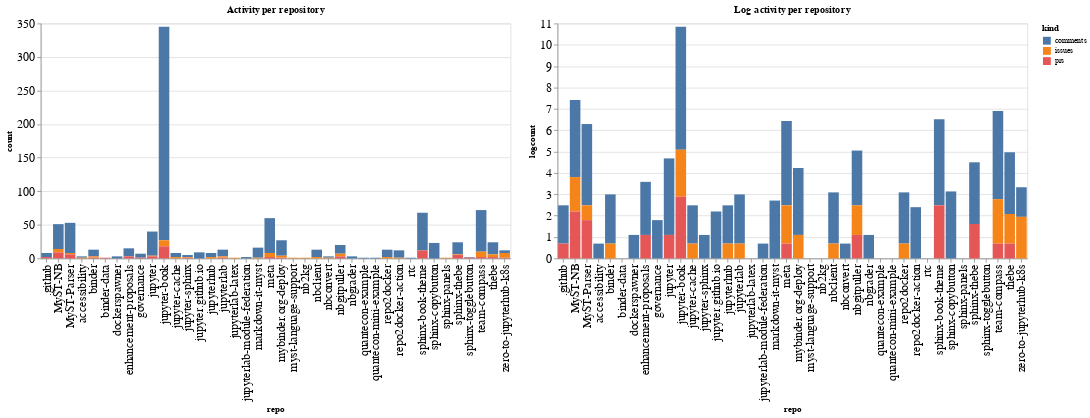

Source (notebook cell):
### Code cell
ch1 = alt.Chart(repo_summaries, width=600, title="Activity per repository").mark_bar().encode(
    x='repo',
    y='count',
    color='kind',
    tooltip="kind"
)

ch2 = alt.Chart(repo_summaries, width=600, title="Log activity per repository").mark_bar().encode(
    x='repo',
    y='logcount',
    color='kind',
    tooltip="kind"
)

ch1 | ch2

### Figure 1 — Vega-Lite specification as saved in the notebook (floating-point values rounded to 4 significant figures)
{"config": {"axisLeft": {"labelFontSize": 15}, "axisBottom": {"labelFontSize": 15}}, "hconcat": [{"mark": "bar", "encoding": {"color": {"type": "nominal", "field": "kind"}, "tooltip": {"type": "nominal", "field": "kind"}, "x": {"type": "nominal", "field": "repo"}, "y": {"type": "quantitative", "field": "count"}}, "title": "Activity per repository", "width": 600}, {"mark": "bar", "encoding": {"color": {"type": "nominal", "field": "kind"}, "tooltip": {"type": "nominal", "field": "kind"}, "x": {"type": "nominal", "field": "repo"}, "y": {"type": "quantitative", "field": "logcount"}}, "title": "Log activity per repository", "width": 600}], "data": {"name": "data-6b5dc52bcd5250ea3b535d71671b96e2"}, "$schema": "https://vega.github.io/schema/vega-lite/v4.8.1.json", "datasets": {"data-6b5dc52bcd5250ea3b535d71671b96e2": [{"repo": ".github", "kind": "comments", "count": 6, "logcount": 1.792}, {"repo": ".github", "kind": "prs", "count": 2, "logcount": 0.6931}, {"repo": "MyST-NB", "kind": "comments", "count": 37, "logcount": 3.611}, {"repo": "MyST-NB", "kind": "issues", "count": 5, "logcount": 1.609}, {"repo": "MyST-NB", "kind": "prs", "count": 9, "logcount": 2.197}, {"repo": "MyST-Parser", "kind": "comments", "count": 45, "logcount": 3.807}, {"repo": "MyST-Parser", "kind": "issues", "count": 2, "logcount": 0.6931}, {"repo": "MyST-Parser", "kind": "prs", "count": 6, "logcount": 1.792}, {"repo": "accessibility", "kind": "comments", "count": 2, "logcount": 0.6931}, {"repo": "accessibility", "kind": "issues", "count": 1, "logcount": 0.0}, {"repo": "binder", "kind": "comments", "count": 10, "logcount": 2.303}, {"repo": "binder", "kind": "issues", "count": 2, "logcount": 0.6931}, {"repo": "binder", "kind": "prs", "count": 1, "logcount": 0.0}, {"repo": "binder-data", "kind": "prs", "count": 1, "logcount": 0.0}, {"repo": "dockerspawner", "kind": "comments", "count": 3, "logcount": 1.099}, {"repo": "enhancement-proposals", "kind": "comments", "count": 12, "logcount": 2.485}, {"repo": "enhancement-proposals", "kind": "prs", "count": 3, "logcount": 1.099}, {"repo": "governance", "kind": "comments", "count": 6, "logcount": 1.792}, {"repo": "governance", "kind": "prs", "count": 1, "logcount": 0.0}, {"repo": "jupyter", "kind": "comments", "count": 36, "logcount": 3.584}, {"repo": "jupyter", "kind": "issues", "count": 1, "logcount": 0.0}, {"repo": "jupyter", "kind": "prs", "count": 3, "logcount": 1.099}, {"repo": "jupyter-book", "kind": "comments", "count": 318, "logcount": 5.762}, {"repo": "jupyter-book", "kind": "issues", "count": 9, "logcount": 2.197}, {"repo": "jupyter-book", "kind": "prs", "count": 18, "logcount": 2.89}, {"repo": "jupyter-cache", "kind": "comments", "count": 6, "logcount": 1.792}, {"repo": "jupyter-cache", "kind": "issues", "count": 2, "logcount": 0.6931}, {"repo": "jupyter-sphinx", "kind": "comments", "count": 3, "logcount": 1.099}, {"repo": "jupyter-sphinx", "kind": "issues", "count": 1, "logcount": 0.0}, {"repo": "jupyter-sphinx", "kind": "prs", "count": 1, "logcount": 0.0}, {"repo": "jupyter.github.io", "kind": "comments", "count": 9, "logcount": 2.197}, {"repo": "jupyterhub", "kind": "comments", "count": 6, "logcount": 1.792}, {"repo": "jupyterhub", "kind": "issues", "count": 2, "logcount": 0.6931}, {"repo": "jupyterlab", "kind": "comments", "count": 10, "logcount": 2.303}, {"repo": "jupyterlab", "kind": "issues", "count": 2, "logcount": 0.6931}, {"repo": "jupyterlab", "kind": "prs", "count": 1, "logcount": 0.0}, {"repo": "jupyterlab-latex", "kind": "issues", "count": 1, "logcount": 0.0}, {"repo": "jupyterlab-module-federation", "kind": "comments", "count": 2, "logcount": 0.6931}, {"repo": "markdown-it-myst", "kind": "comments", "count": 15, "logcount": 2.708}, {"repo": "markdown-it-myst", "kind": "issues", "count": 1, "logcount": 0.0}, {"repo": "meta", "kind": "comments", "count": 52, "logcount": 3.951}, {"repo": "meta", "kind": "issues", "count": 6, "logcount": 1.792}, {"repo": "meta", "kind": "prs", "count": 2, "logcount": 0.6931}, {"repo": "mybinder.org-deploy", "kind": "comments", "count": 23, "logcount": 3.135}, {"repo": "mybinder.org-deploy", "kind": "issues", "count": 3, "logcount": 1.099}, {"repo": "mybinder.org-deploy", "kind": "prs", "count": 1, "logcount": 0.0}, {"repo": "myst-language-support", "kind": "issues", "count": 1, "logcount": 0.0}, {"repo": "nb2kg", "kind": "issues", "count": 1, "logcount": 0.0}, {"repo": "nbclient", "kind": "comments", "count": 11, "logcount": 2.398}, {"repo": "nbclient", "kind": "issues", "count": 2, "logcount": 0.6931}, {"repo": "nbconvert", "kind": "comments", "count": 2, "logcount": 0.6931}, {"repo": "nbconvert", "kind": "issues", "count": 1, "logcount": 0.0}, {"repo": "nbgitpuller", "kind": "comments", "count": 13, "logcount": 2.565}, {"repo": "nbgitpuller", "kind": "issues", "count": 4, "logcount": 1.386}, {"repo": "nbgitpuller", "kind": "prs", "count": 3, "logcount": 1.099}, {"repo": "nbgrader", "kind": "comments", "count": 3, "logcount": 1.099}, {"repo": "quantecon-example", "kind": "comments", "count": 1, "logcount": 0.0}, {"repo": "quantecon-mini-example", "kind": "comments", "count": 1, "logcount": 0.0}, {"repo": "repo2docker", "kind": "comments", "count": 11, "logcount": 2.398}, {"repo": "repo2docker", "kind": "issues", "count": 2, "logcount": 0.6931}, {"repo": "repo2docker-action", "kind": "comments", "count": 11, "logcount": 2.398}, {"repo": "repo2docker-action", "kind": "issues", "count": 1, "logcount": 0.0}, {"repo": "rtc", "kind": "comments", "count": 1, "logcount": 0.0}, {"repo": "sphinx-book-theme", "kind": "comments", "count": 56, "logcount": 4.025}, {"repo": "sphinx-book-theme", "kind": "prs", "count": 12, "logcount": 2.485}, {"repo": "sphinx-copybutton", "kind": "comments", "count": 23, "logcount": 3.135}, {"repo": "sphinx-panels", "kind": "issues", "count": 1, "logcount": 0.0}, {"repo": "sphinx-thebe", "kind": "comments", "count": 18, "logcount": 2.89}, {"repo": "sphinx-thebe", "kind": "issues", "count": 1, "logcount": 0.0}, {"repo": "sphinx-thebe", "kind": "prs", "count": 5, "logcount": 1.609}, {"repo": "sphinx-togglebutton", "kind": "comments", "count": 1, "logcount": 0.0}, {"repo": "sphinx-togglebutton", "kind": "prs", "count": 1, "logcount": 0.0}, {"repo": "team-compass", "kind": "comments", "count": 62, "logcount": 4.127}, {"repo": "team-compass", "kind": "issues", "count": 8, "logcount": 2.079}, {"repo": "team-compass", "kind": "prs", "count": 2, "logcount": 0.6931}, {"repo": "thebe", "kind": "comments", "count": 18, "logcount": 2.89}, {"repo": "thebe", "kind": "issues", "count": 4, "logcount": 1.386}, {"repo": "thebe", "kind": "prs", "count": 2, "logcount": 0.6931}, {"repo": "zero-to-jupyterhub-k8s", "kind": "comments", "count": 4, "logcount": 1.386}, {"repo": "zero-to-jupyterhub-k8s", "kind": "issues", "count": 7, "logcount": 1.946}, {"repo": "zero-to-jupyterhub-k8s", "kind": "prs", "count": 1, "logcount": 0.0}]}}
